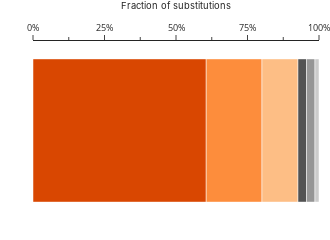

The notebook cell this image was saved under:
### Code cell
factor_df = ratio_df.copy()
factor_df['group'] = 1
factor_df.sort_values("ratio", inplace=True, ascending=False)

fig = px.bar(
    factor_df,
    y='group',
    x='ratio',
    color=factor_df.index,
    range_x=[0, 1],
    color_discrete_map=cat_color_map,
    orientation='h',
)

fig.update_layout(
    template="simple_white", 
    height=85, 
    width=330, 
    showlegend=False, 
    coloraxis_showscale=False,
    margin=dict(l=33, r=0, t=30, b=20),
)
fig.update_xaxes(
    title_text='Fraction of substitutions', 
    tickformat=",.0%", 
    dtick=0.25, 
    side='top',
    title_font_family="Inter", 
    title_font_size=28/3, 
    tickfont_size=28/3, 
    minor_ticks="outside", 
    minor_dtick=0.125
)
fig.update_yaxes(visible=False)

fig.write_image("base_bias.svg")
fig.show()
factor_df

### Figure 1 — Plotly figure (JSON) as saved in the notebook; plotly's stock layout.template omitted (floating-point values rounded to 4 significant figures)
{"data": [{"alignmentgroup": "True", "hovertemplate": "index=A2G/T2C<br>ratio=%{x}<br>group=%{y}<extra></extra>", "legendgroup": "A2G/T2C", "marker": {"color": "#d94701", "pattern": {"shape": ""}}, "name": "A2G/T2C", "offsetgroup": "A2G/T2C", "orientation": "h", "showlegend": true, "textposition": "auto", "type": "bar", "x": [0.6057], "xaxis": "x", "y": [1], "yaxis": "y"}, {"alignmentgroup": "True", "hovertemplate": "index=C2T/G2A<br>ratio=%{x}<br>group=%{y}<extra></extra>", "legendgroup": "C2T/G2A", "marker": {"color": "#fd8d3c", "pattern": {"shape": ""}}, "name": "C2T/G2A", "offsetgroup": "C2T/G2A", "orientation": "h", "showlegend": true, "textposition": "auto", "type": "bar", "x": [0.1949], "xaxis": "x", "y": [1], "yaxis": "y"}, {"alignmentgroup": "True", "hovertemplate": "index=A2T/T2A<br>ratio=%{x}<br>group=%{y}<extra></extra>", "legendgroup": "A2T/T2A", "marker": {"color": "#fdbe85", "pattern": {"shape": ""}}, "name": "A2T/T2A", "offsetgroup": "A2T/T2A", "orientation": "h", "showlegend": true, "textposition": "auto", "type": "bar", "x": [0.1259], "xaxis": "x", "y": [1], "yaxis": "y"}, {"alignmentgroup": "True", "hovertemplate": "index=C2A/G2T<br>ratio=%{x}<br>group=%{y}<extra></extra>", "legendgroup": "C2A/G2T", "marker": {"color": "#525252", "pattern": {"shape": ""}}, "name": "C2A/G2T", "offsetgroup": "C2A/G2T", "orientation": "h", "showlegend": true, "textposition": "auto", "type": "bar", "x": [0.0299], "xaxis": "x", "y": [1], "yaxis": "y"}, {"alignmentgroup": "True", "hovertemplate": "index=A2C/T2G<br>ratio=%{x}<br>group=%{y}<extra></extra>", "legendgroup": "A2C/T2G", "marker": {"color": "#969696", "pattern": {"shape": ""}}, "name": "A2C/T2G", "offsetgroup": "A2C/T2G", "orientation": "h", "showlegend": true, "textposition": "auto", "type": "bar", "x": [0.02944], "xaxis": "x", "y": [1], "yaxis": "y"}, {"alignmentgroup": "True", "hovertemplate": "index=C2G/G2C<br>ratio=%{x}<br>group=%{y}<extra></extra>", "legendgroup": "C2G/G2C", "marker": {"color": "#cccccc", "pattern": {"shape": ""}}, "name": "C2G/G2C", "offsetgroup": "C2G/G2C", "orientation": "h", "showlegend": true, "textposition": "auto", "type": "bar", "x": [0.01414], "xaxis": "x", "y": [1], "yaxis": "y"}], "layout": {"barmode": "relative", "coloraxis": {"showscale": false}, "height": 85, "legend": {"title": {"text": "index"}, "tracegroupgap": 0}, "margin": {"b": 20, "l": 33, "r": 0, "t": 30}, "showlegend": false, "width": 330, "xaxis": {"anchor": "y", "domain": [0, 1], "dtick": 0.25, "minor": {"dtick": 0.125, "ticks": "outside"}, "range": [0, 1], "side": "top", "tickfont": {"size": 9.333}, "tickformat": ",.0%", "title": {"font": {"family": "Inter", "size": 9.333}, "text": "Fraction of substitutions"}}, "yaxis": {"anchor": "x", "domain": [0, 1], "title": {"text": "group"}, "visible": false}}}
